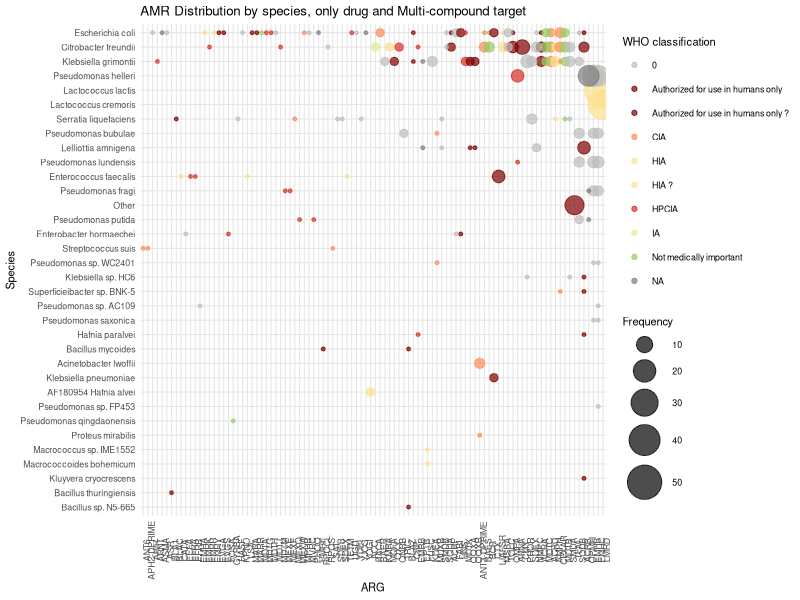
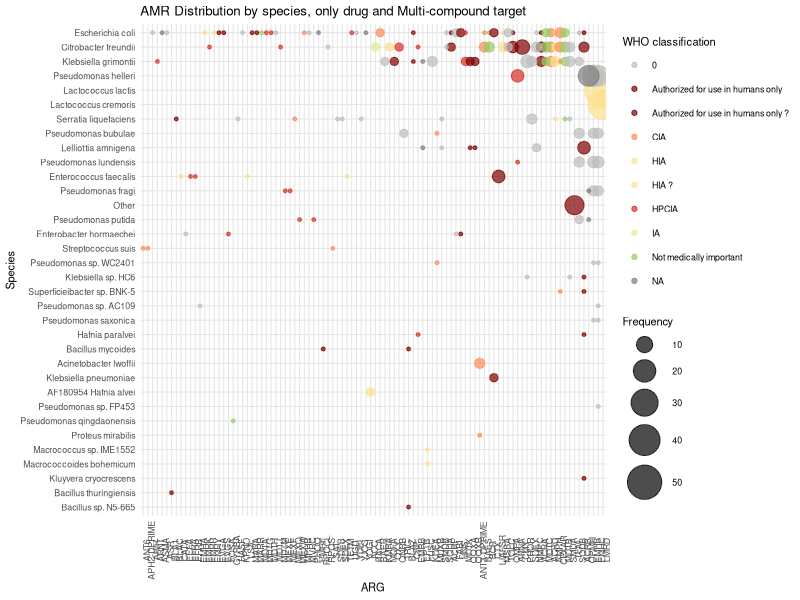

These figures' R source, in order:
# 30/07/2026
# Generating bubble plot : in x ARGs, y species, circle for abundance
# Selecting only the mutation WITHOUT mutations and classified as "Only for Humans"

# Part 1: Importing the necessary packages and data -----------------------
library(dplyr)
library(ggplot2)
library(readr)
library(forcats)

df <- read_csv(
	         "all_samples_one_ARG_per_line-AMR_who.csv",
		   col_types = cols(.default = "c")
		 )

# Part 2: Cleaning data ---------------------------------------------------
df <- df %>%
  mutate(species = ifelse(species == "other", "Other", species))
         
# ARG with mutation
snp <- c("A16S",
         "FABG",
         "FUSA",
         "GLPT",
         "GYRA",
         "GYRB",
         "MEXT",
         "MLS23S",
         "MURA",
         "O23S",
         "OMP36",
         "OMPK",
         "OMPK36",
         "OMPFB",
         "PARE",
         "PHOB",
         "PHOP",
         "PTSL",
         "RPOB",
         "TUFAB",
         "UL3",
         "UHPT",
         "ACRR",
         "AMPCR",
         "PMRAR",
         "RPSL",
         "PARC")

# Filter to avoid having the type of metal resistance and mutational resistance
df_filtered <- df %>%
	  filter(
		     !is.na(type_resistance),
		         type_resistance != "Metals",
		         type_resistance != "Biocide",
		     !is.na(AMR),
		         AMR != "Biocide_and_metal_resistance",
		     !is.na(species),
			       species != "",
			   !is.na(short_name),
			       short_name != "",
			       !short_name %in% snp
			       )
# Part 3: Calculation of Species x ARG frequencies-------------------------

freq_df <- df_filtered %>%
	  count(species, short_name, WHO_classif, name = "frequency")

# Optional : Only most frequent AMR for clarity
freq_df <- freq_df %>%
	  filter(frequency >= 2)

# Reorder factors by total frequency
freq_df <- freq_df %>%
	   mutate(
		     species = fct_reorder(species, frequency, sum),
			   short_name = fct_reorder(short_name, frequency, sum)
			   )
# Part 4: Plotting---------------------------------------------------------

who_colors <- c(
  "Authorized for use in humans only" = "#7f0000",
  "Authorized for use in animals only " = "#7f0000",
  "Authorized for use in humans only ?" = "#7f0000",
  "HPCIA" = "#d73027",                      
  "CIA" = "#fc8d59",
  "CIA ?" = "#fc8d59", 
  "HIA" = "#fee08b", 
  "HIA ?" = "#fee08b",  
  "IA" = "#d9ef8b",
  "Not medically important" = "#91cf60",
  "0" = "#bdbdbd",
  "NA" = "#bdbdbd",
  "NA " = "#cccccc"
  )
    
  
    # ---- BUBBLE PLOT ----
    p <- ggplot(freq_df, aes(
			       x = short_name,
			       y = species,
			       size = frequency,
			       color = WHO_classif
				 )) +
  geom_point(alpha = 0.7) +
  scale_size_continuous(range = c(1, 12)) +
  scale_color_manual(
    values = who_colors,
    name = "WHO classification"
    ) +
  labs(
    x = "ARG",
    y = "Species",
    size = "Frequency",
    title = "AMR Distribution by species, only drug and Multi-compound target"
    ) +
  theme_minimal(base_size = 8) +
    theme(
	      axis.text.x = element_text(angle = 90, hjust = 0.5),
	      legend.position = "right",
	      panel.grid.major = element_line(color = "grey90")
	        )

  print(p)

  # Save
  ggsave(
	   "bubbleplot_short_who_nosnp.png",
	     p,
	     width = 14,
	       height = 10,
	       dpi = 300
	       )
